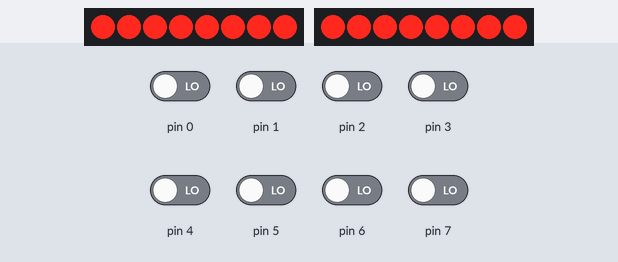
The sketch below on a simulated Arduino Uno, built with avr-gcc and run on an emulated ATmega328P. On the bench: 2 × 8 shift-register outputs drawn as a row of LEDs (first output left, lit = HIGH). Wiring (inferred from the names in the program): shift register (74HC595): data pin 8; shift clock pin 9; latch pin 12. Wiring (inferred from the signals the program sends): row of LEDs: on Q0, Q1, Q2, Q3, Q4, Q5, Q6, Q7. Inputs (shaded band) come from the test bench; at power-on: pin 0–7 LOW.

Above: at 0.1 s.
3.3 s: pin 0 driven HIGH
At 4.4 s:
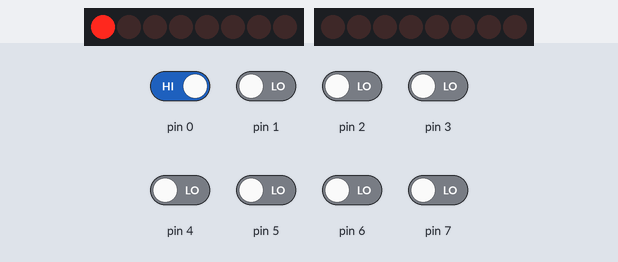
4.8 s: pin 1 driven HIGH
At 5.5 s:
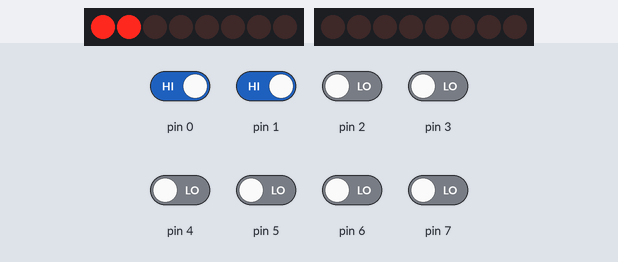
6.3 s: pin 2 driven HIGH
At 6.6 s:
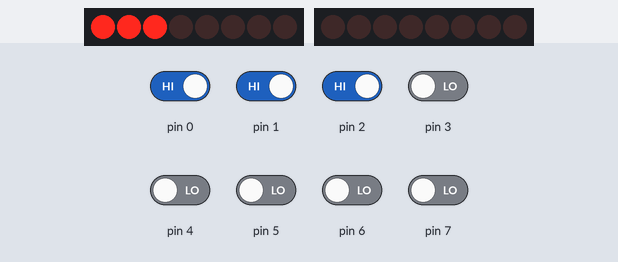
7.8 s: pin 3 driven HIGH
At 9.0 s:
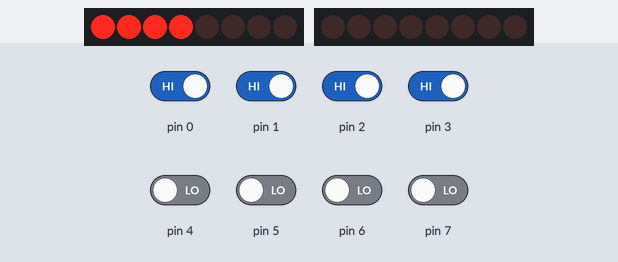
9.3 s: pin 4 driven HIGH
At 10.1 s:
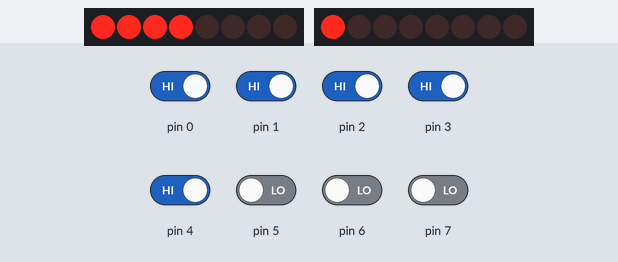
10.8 s: pin 5 driven HIGH
At 11.3 s:
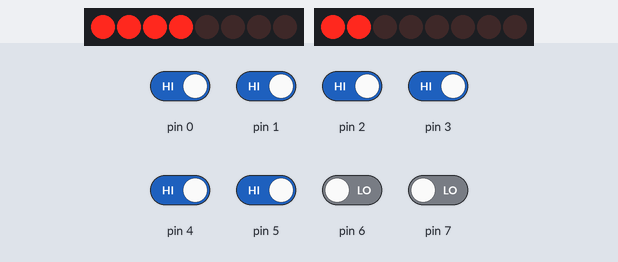
Timing chart, 0 to 13.3 s (numbered marks = the images above; inputs shaded):
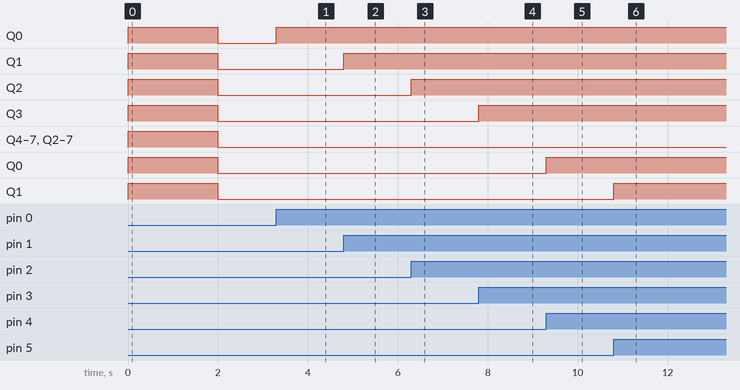

The sketch:

ha_hb_arduino.ino
```cpp
#include <stdint.h>

#define ENABLE_LED 0xFFU
#define DESABLE_LED 0x00U

#define DEBOUNCE_TIME 150U
#define TIME_INIT 2000U

#define SHIFT_VALUE 4U

// Rastreio de botoes
enum{
  BOTAO_1 = 0x00U,
  BOTAO_2,
  BOTAO_3,
  BOTAO_4,
  BOTAO_5,
  BOTAO_6,
  BOTAO_7,
  BOTAO_8,
  DATA_EXP2,
  CLOCK_PIN2,
  DATA_EXP1,
  CLOCK_PIN1,
  LATCH_PIN
};

// --- Variáveis de Controle ---
byte estadoBotoesAnt[8] = { HIGH, HIGH, HIGH, HIGH, HIGH, HIGH, HIGH, HIGH };
byte estadoLedsExp1 = ENABLE_LED;  // Armazena o estado dos LEDs do Expander 1 (em bits)
byte estadoLedsExp2 = ENABLE_LED;  // Armazena o estado dos LEDs do Expander 2 (em bits)

// Tempo para debounce simples
unsigned long ultimoDebounce = 0x00U;

void setup() {
  // Configura os pinos 0 a 7 como ENTRADA
  // (O botão deve mandar GND/0V quando pressionado)
  for (uint8_t i = BOTAO_1; i <= BOTAO_8; i++) {
    pinMode(i, INPUT);
  }

  // Configura os pinos de saída para os registradores de deslocamento
  pinMode(LATCH_PIN, OUTPUT);
  pinMode(CLOCK_PIN1, OUTPUT);
  pinMode(CLOCK_PIN2, OUTPUT);
  pinMode(DATA_EXP1, OUTPUT);
  pinMode(DATA_EXP2, OUTPUT);

  // Inicializa os LEDs desligados
  atualizarExpanders();

  delay(TIME_INIT);

  estadoLedsExp1 = DESABLE_LED;
  estadoLedsExp2 = DESABLE_LED;
  atualizarExpanders();
}

void loop() {
  // Debounce não-bloqueante
  if ((millis() - ultimoDebounce) > DEBOUNCE_TIME) {

    // Varre os 8 botões (pinos 0 a 7)
    for (uint8_t i = BOTAO_1; i <= BOTAO_8; i++) {
      uint8_t leitura = digitalRead(i);

      // Detecta a transição: Estava pressionado (LOW) e foi SOLTADO (HIGH)
      if (leitura == HIGH && estadoBotoesAnt[i] == LOW) {

         if (i < BOTAO_5) {
          // Botões 0 a 3 (1 a 4 físicos) mudam o Expander 1
          // Inverte o bit correspondente usando XOR (^)
          estadoLedsExp2 ^= (1U << i);
        } else {
          // Botões 4 a 7 (5 a 8 físicos) mudam o Expander 2
          // i - 4 ajusta a posição do bit para os pinos 0 a 3 do segundo CI
          estadoLedsExp1 ^= (1U << (i - SHIFT_VALUE));
        }

        // Atualiza a saída física dos LEDs
        atualizarExpanders();
        ultimoDebounce = millis();
      }

      // Salva o estado atual para a próxima comparação
      estadoBotoesAnt[i] = leitura;
    }
  }
}

// Função responsável por enviar os dados salvos para os CIs
void atualizarExpanders() {
  // Abre o latch para receber dados
  digitalWrite(LATCH_PIN, LOW);

  // Envia os dados para o Expander 1 e Expander 2 simultaneamente
  // Como usamos shiftOut nativo, enviamos um de cada vez nos pinos de dados correspondentes
  shiftOut(DATA_EXP1, CLOCK_PIN1, MSBFIRST, estadoLedsExp1);
  shiftOut(DATA_EXP2, CLOCK_PIN2, MSBFIRST, estadoLedsExp2);

  // Fecha o latch para atualizar as saídas dos LEDs ao mesmo tempo
  digitalWrite(LATCH_PIN, HIGH);
}
```

Measured:
- after the input at 3.3 s, Q0: LOW → HIGH at once
- after the input at 4.8 s, Q1: LOW → HIGH at once
- after the input at 6.3 s, Q2: LOW → HIGH at once
- after the input at 7.8 s, Q3: LOW → HIGH at once
- after the input at 9.3 s, Q0: LOW → HIGH at once
- after the input at 10.8 s, Q1: LOW → HIGH at once
